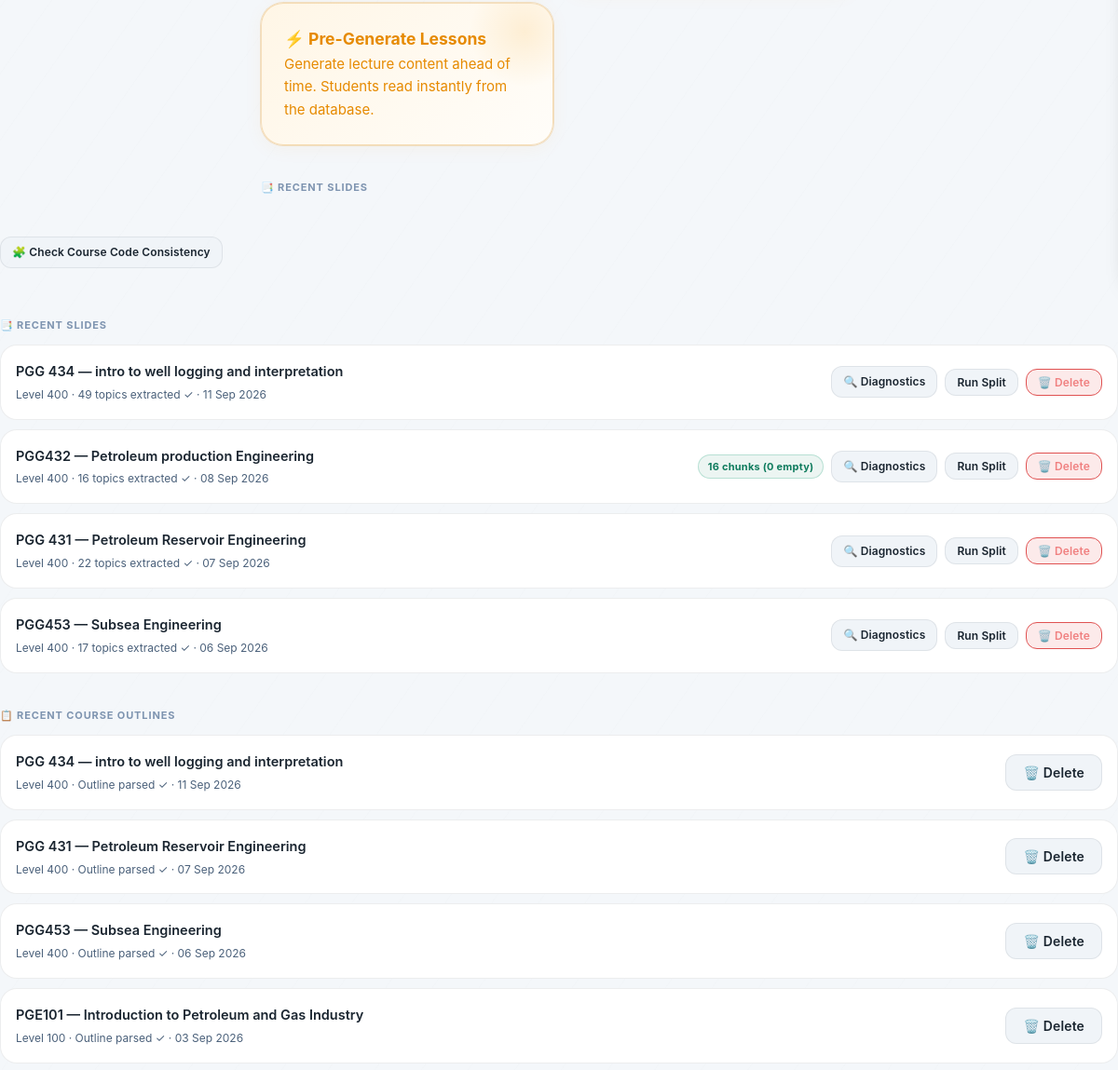
The app's page /staff/ (signed in, middle part), older data.
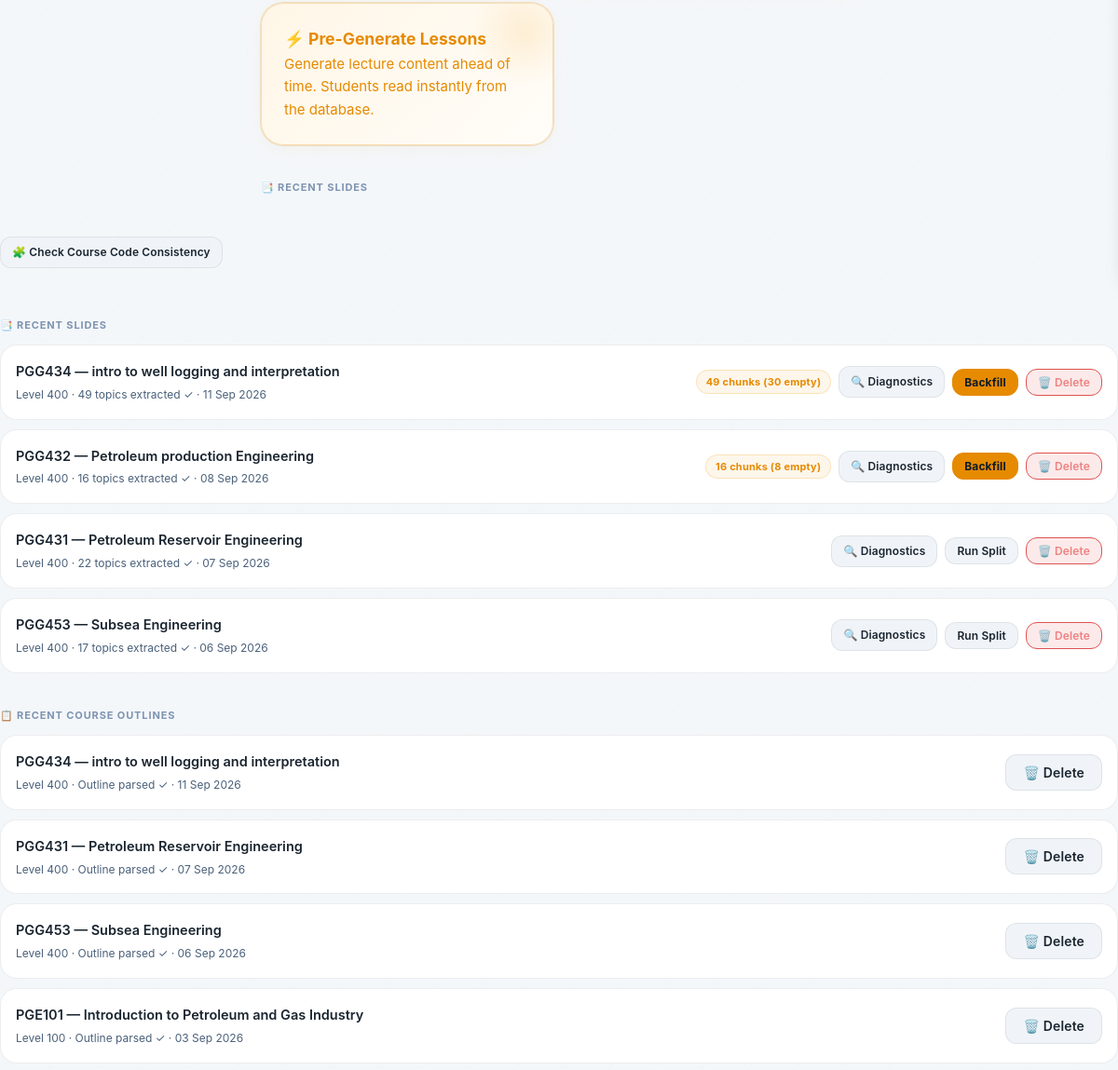
The same page, newer data.
### core/models.py (models this page shows, shortened)
class SlideDocument(models.Model):
    course_code = models.CharField(max_length=10)
    course_title = models.CharField(max_length=100)
    level = models.CharField(max_length=3, choices=LEVEL_CHOICES)
    file = models.FileField(upload_to="slides/", max_length=500, blank=True, null=True)
    extracted_text = models.TextField(blank=True)
    extracted_topics = models.JSONField(default=list)
    topics_incomplete = models.BooleanField(default=False)
    uploaded_at = models.DateTimeField(auto_now_add=True)
    parsed = models.BooleanField(default=False)
    append_count = models.IntegerField(default=1)
    class Meta:
        ordering = ["course_code"]
        unique_together = ["course_code", "level"]

class CourseOutline(models.Model):
    course_code = models.CharField(max_length=10)
    course_title = models.CharField(max_length=100)
    level = models.CharField(max_length=3, choices=LEVEL_CHOICES)
    file = models.FileField(upload_to="outlines/")
    extracted_text = models.TextField(blank=True)
    topics_json = models.JSONField(default=dict)
    uploaded_at = models.DateTimeField(auto_now_add=True)
    parsed = models.BooleanField(default=False)
    class Meta:
        unique_together = ["course_code", "level"]

### core/views.py (the view)
# urls.py: path("staff/", views.staff_portal_view, name="staff_portal"),
@staff_required
def staff_portal_view(request):
    slides = SlideDocument.objects.all().order_by("-uploaded_at")[:10]
    outlines = CourseOutline.objects.all().order_by("-uploaded_at")[:10]
    past_questions = PastQuestion.objects.all().order_by("-uploaded_at")[:10]
    courses = CourseDefinition.objects.all().order_by("level", "semester", "course_code")
    slide_split_status = {}
    for slide in slides:
        total = slide.topic_chunks.count()
        empty = slide.topic_chunks.filter(is_empty=True).count()
        slide_split_status[slide.id] = {"total": total, "empty": empty}
    return render(request, "core/staff/portal.html", {
        "slides": slides,
        "outlines": outlines,
        "past_questions": past_questions,
        "courses": courses,
        "slide_split_status": slide_split_status,
    })

### core/templatetags/core_extras.py (called while the page is built)
@register.filter
def get_item(dictionary, key):
    return dictionary.get(key)

### core/views.py (called while the page is built)
def staff_required(view_func):
    @wraps(view_func)
    def wrapper(request, *args, **kwargs):
        if not request.user.is_authenticated:
            return redirect("login")
        if not hasattr(request.user, "profile") or not request.user.profile.is_staff_member:
            return redirect("dashboard")
        return view_func(request, *args, **kwargs)
    return wrapper

### templates/core/staff/portal.html (shortened to what this page needs)
{% extends "core/base.html" %}
{% load core_extras %}
{% block content %}
<div class="page-container">
  <div style="display:grid; grid-template-columns:1fr 1fr; gap:12px; margin-bottom:24px">
    <a href="{% url 'staff_pregenerate_lessons' %}" class="today-card" style="text-decoration:none; display:block">
  <h3>⚡ Pre-Generate Lessons</h3>
  <p>Generate lecture content ahead of time. Students read instantly from the database.</p>
</a>
  </div>
<p class="section-label">📑 Recent Slides</p>
  </div>
<a href="{% url 'staff_course_code_check' %}" class="btn" style="font-size:12px; padding:6px 12px; margin-bottom:16px; display:inline-block;">
  🧩 Check Course Code Consistency
</a>
  <p class="section-label">📑 Recent Slides</p>
  <div class="course-list" style="margin-bottom:24px">
    {% for slide in slides %}
        <div class="course-pill" style="cursor:default; display:flex; justify-content:space-between; align-items:center;">
      <div>
        <div class="course-name">{{ slide.course_code }} — {{ slide.course_title }}</div>
        <div class="course-code">
          Level {{ slide.level }} ·
          {% if slide.parsed %}
          {% if slide.topics_incomplete %}
            {{ slide.extracted_topics|length }} topics extracted (⚠️ incomplete)
          {% else %}
            {{ slide.extracted_topics|length }} topics extracted ✓
          {% endif %}
        {% else %}Not yet parsed{% endif %}
          · {{ slide.uploaded_at|date:"d M Y" }}
        </div>
      </div>
      <div style="display:flex; gap:8px; align-items:center; flex-shrink:0;">
  {% with status=slide_split_status|get_item:slide.id %}
    {% if status.total > 0 %}
      <span class="badge {% if status.empty > 0 %}badge-amber{% else %}badge-green{% endif %}" style="font-size:11px;">
        {{ status.total }} chunks ({{ status.empty }} empty)
      </span>
    {% endif %}
    <a href="{% url 'staff_slide_diagnostics' slide.id %}" class="btn" style="font-size:12px; padding:6px 12px;">🔍 Diagnostics</a>
    <form method="post" action="{% url 'run_topic_split' slide.id %}" style="margin:0">
      <button type="submit" class="btn {% if status.empty > 0 %}btn-primary{% endif %}" style="font-size:12px; padding:6px 12px;">
        {% if status.empty > 0 %}Backfill{% else %}Run Split{% endif %}
      </button>
    </form>
  {% endwith %}
  <button type="button" class="btn" style="font-size:12px; padding:6px 12px; background:var(--red-glow); color:#F08080; border-color:var(--red-soft);" onclick="openDeleteModal('slide', '{{ slide.id }}', '{{ slide.course_code }} slide deck')">
    🗑️ Delete
  </button>
</div>
    </div>
    {% empty %}
    <p style="color:var(--text-muted); font-size:13px">No slides uploaded yet.</p>
    {% endfor %}
  </div>
  <p class="section-label">📋 Recent Course Outlines</p>
  <div class="course-list" style="margin-bottom:24px">
    {% for outline in outlines %}
    <div class="course-pill" style="cursor:default; display:flex; justify-content:space-between; align-items:center;">
      <div>
        <div class="course-name">{{ outline.course_code }} — {{ outline.course_title }}</div>
        <div class="course-code">
          Level {{ outline.level }} ·
          {% if outline.parsed %}Outline parsed ✓
          {% else %}Not yet parsed{% endif %}
          · {{ outline.uploaded_at|date:"d M Y" }}
        </div>
      </div>
      <button type="button" class="btn btn-sm btn-outline-danger" onclick="openDeleteModal('outline', '{{ outline.id }}', '{{ outline.course_code }} outline')">
        🗑️ Delete
      </button>
    </div>
    {% empty %}
    <p style="color:var(--text-muted); font-size:13px">No course outlines uploaded yet.</p>
    {% endfor %}
  </div>
{% endblock %}

Row changes from the older to the newer data that the page shows:
changed SlideDocument "intro to well logging and interpretation": course_code "PGG 434" → "PGG434"; total (not shown) → "49"; empty (not shown) → "30"; text "Run Split" → "chunks ( empty) Backfill"
computed for SlideDocument "PGG432": empty "0" → "8"; text "Run Split" → "Backfill"
changed SlideDocument "Petroleum Reservoir Engineering": course_code "PGG 431" → "PGG431"
changed CourseOutline "intro to well logging and interpretation": course_code "PGG 434" → "PGG434"
changed CourseOutline "Petroleum Reservoir Engineering": course_code "PGG 431" → "PGG431"
